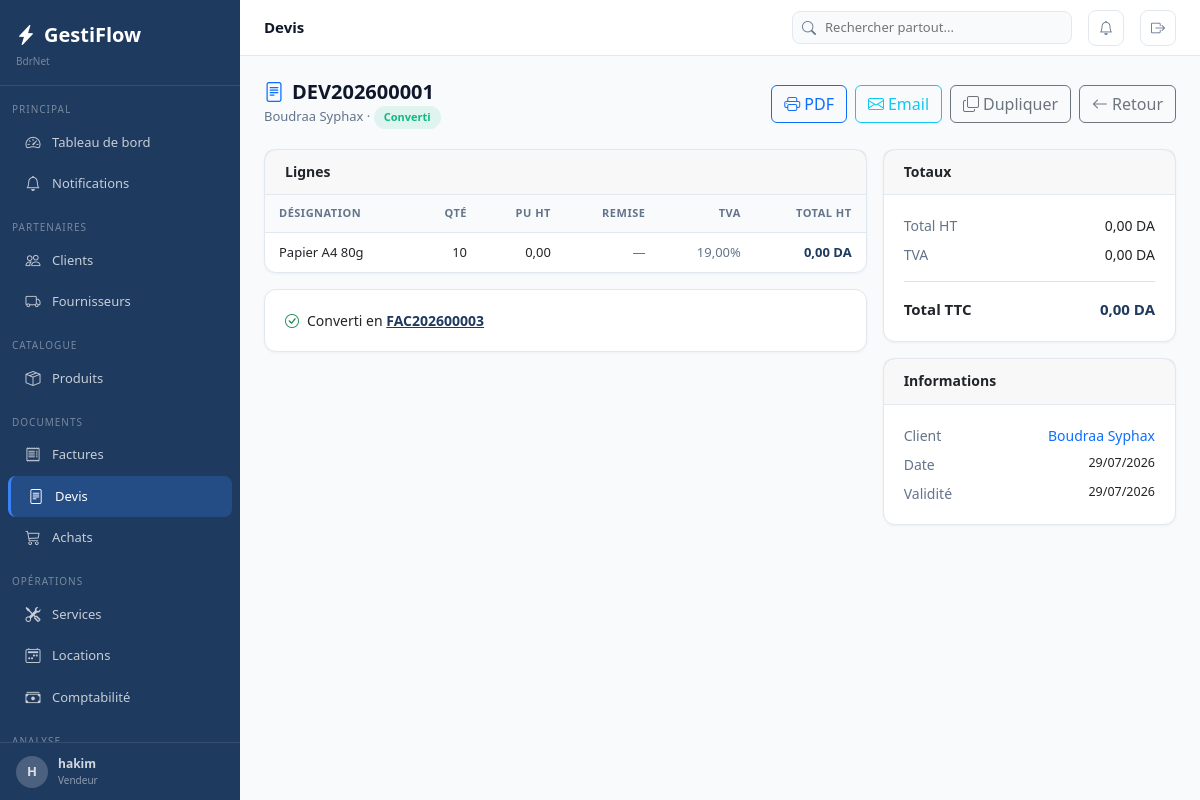
Page /devis/1/ (signed in) on the committed database.
### apps/core/models.py (models this page shows, shortened)
class Parametre(models.Model):
    cle         = models.CharField(max_length=100, unique=True)
    valeur      = models.TextField(blank=True)
    description = models.CharField(max_length=200, blank=True)
    class Meta:
        verbose_name        = "Parametre"
        verbose_name_plural = "Parametres"
    @classmethod
    def get(cls, cle, defaut=''):
        try:
            return cls.objects.get(cle=cle).valeur
        except cls.DoesNotExist:
            return defaut

### apps/authentication/models.py (models this page shows, shortened)
class Utilisateur(AbstractUser):
    class Role(models.TextChoices):
        ADMIN       = 'admin',       'Administrateur'
        MANAGER     = 'manager',     'Manager'
        VENDEUR     = 'vendeur',     'Vendeur'
        TECHNICIEN  = 'technicien',  'Technicien'
        COMPTABLE   = 'comptable',   'Comptable'
        CAISSIER    = 'caissier',    'Caissier'
    role            = models.CharField(max_length=20, choices=Role.choices, default=Role.VENDEUR)
    telephone       = models.CharField(max_length=20, blank=True)
    actif           = models.BooleanField(default=True)
    derniere_activite = models.DateTimeField(null=True, blank=True)
    photo           = models.ImageField(upload_to='utilisateurs/', null=True, blank=True)
    class Meta:
        verbose_name        = "Utilisateur"
        verbose_name_plural = "Utilisateurs"
    @property
    def est_admin(self):
        return self.role == self.Role.ADMIN or self.is_superuser

### apps/devis/models.py (models this page shows, shortened)
class Devis(TimestampedModel):
    class Statut(models.TextChoices):
        BROUILLON = 'brouillon', 'Brouillon'
        ENVOYE    = 'envoye',    'Envoye'
        ACCEPTE   = 'accepte',   'Accepte'
        REFUSE    = 'refuse',    'Refuse'
        EXPIRE    = 'expire',    'Expire'
        CONVERTI  = 'converti',  'Converti'
    numero         = models.CharField(max_length=20, unique=True, blank=True)
    client         = models.ForeignKey('clients.Client', on_delete=models.PROTECT, related_name='devis')
    commercial     = models.ForeignKey(settings.AUTH_USER_MODEL, on_delete=models.SET_NULL, null=True, blank=True)
    date_devis     = models.DateField(default=timezone.now)
    date_validite  = models.DateField(null=True, blank=True)
    statut         = models.CharField(max_length=20, choices=Statut.choices, default=Statut.BROUILLON)
    remise_globale = models.DecimalField(max_digits=5, decimal_places=2, default=0)
    total_ht       = models.DecimalField(max_digits=14, decimal_places=2, default=0)
    total_tva      = models.DecimalField(max_digits=14, decimal_places=2, default=0)
    total_ttc      = models.DecimalField(max_digits=14, decimal_places=2, default=0)
    notes          = models.TextField(blank=True)
    conditions     = models.TextField(blank=True)
    facture        = models.OneToOneField('ventes.Facture', on_delete=models.SET_NULL, null=True, blank=True, related_name='devis_origine')
    class Meta:
        verbose_name = "Devis"
        ordering     = ['-date_devis','-cree_le']

class LigneDevis(TimestampedModel):
    devis            = models.ForeignKey(Devis, on_delete=models.CASCADE, related_name='lignes')
    produit          = models.ForeignKey('produits.Produit', on_delete=models.SET_NULL, null=True, blank=True)
    designation      = models.CharField(max_length=300)
    description      = models.TextField(blank=True)
    quantite         = models.DecimalField(max_digits=12, decimal_places=2, default=1)
    prix_unitaire_ht = models.DecimalField(max_digits=12, decimal_places=2)
    remise           = models.DecimalField(max_digits=5,  decimal_places=2, default=0)
    tva              = models.DecimalField(max_digits=5,  decimal_places=2, default=19)
    total_ht         = models.DecimalField(max_digits=14, decimal_places=2, default=0)
    montant_tva      = models.DecimalField(max_digits=14, decimal_places=2, default=0)
    ordre            = models.PositiveIntegerField(default=0)
    class Meta: ordering = ['ordre','cree_le']

### apps/clients/models.py (models this page shows, shortened)
class Client(TimestampedModel, SoftDeleteModel, Adresse):
    class TypeClient(models.TextChoices):
        PARTICULIER    = 'particulier',    'Particulier'
        ENTREPRISE     = 'entreprise',     'Entreprise'
        ADMINISTRATION = 'administration', 'Administration'
    code             = models.CharField(max_length=20, unique=True, blank=True)
    nom              = models.CharField(max_length=200)
    type_client      = models.CharField(max_length=20, choices=TypeClient.choices, default=TypeClient.PARTICULIER)
    telephone        = models.CharField(max_length=20, blank=True)
    telephone2       = models.CharField(max_length=20, blank=True)
    email            = models.EmailField(blank=True)
    registre_commerce = models.CharField(max_length=50, blank=True)
    nif              = models.CharField(max_length=20, blank=True)
    nis              = models.CharField(max_length=20, blank=True)
    limite_credit    = models.DecimalField(max_digits=14, decimal_places=2, default=0)
    remise_defaut    = models.DecimalField(max_digits=5,  decimal_places=2, default=0)
    notes            = models.TextField(blank=True)
    actif            = models.BooleanField(default=True)
    class Meta:
        verbose_name        = "Client"
        verbose_name_plural = "Clients"
        ordering            = ['nom']

### apps/ventes/models.py (models this page shows, shortened)
class Facture(TimestampedModel):
    class Statut(models.TextChoices):
        BROUILLON  = 'brouillon',  'Brouillon'
        EN_ATTENTE = 'en_attente', 'En attente'
        PARTIELLE  = 'partielle',  'Partiellement payee'
        PAYEE      = 'payee',      'Payee'
        ANNULEE    = 'annulee',    'Annulee'
        AVOIR      = 'avoir',      'Avoir'
    numero         = models.CharField(max_length=20, unique=True, blank=True)
    client         = models.ForeignKey('clients.Client', on_delete=models.PROTECT, related_name='factures')
    vendeur        = models.ForeignKey(settings.AUTH_USER_MODEL, on_delete=models.SET_NULL, null=True, blank=True, related_name='factures_vendues')
    date_facture   = models.DateField(default=timezone.now)
    date_echeance  = models.DateField(null=True, blank=True)
    statut         = models.CharField(max_length=20, choices=Statut.choices, default=Statut.BROUILLON)
    remise_globale = models.DecimalField(max_digits=5, decimal_places=2, default=0)
    sous_total_ht  = models.DecimalField(max_digits=14, decimal_places=2, default=0)
    montant_remise = models.DecimalField(max_digits=14, decimal_places=2, default=0)
    total_ht       = models.DecimalField(max_digits=14, decimal_places=2, default=0)
    total_tva      = models.DecimalField(max_digits=14, decimal_places=2, default=0)
    total_ttc      = models.DecimalField(max_digits=14, decimal_places=2, default=0)
    montant_paye   = models.DecimalField(max_digits=14, decimal_places=2, default=0)
    notes          = models.TextField(blank=True)
    conditions     = models.TextField(blank=True)
    class Meta:
        verbose_name = "Facture"
        ordering     = ['-date_facture','-cree_le']

### apps/devis/views.py (the view)
# urls.py: path('<int:pk>/',            views.detail,      name='detail'),
@login_required
def detail(request, pk):
    devis = get_object_or_404(Devis, pk=pk)
    return render(request, 'devis/detail.html', {'devis': devis})

### templates/devis/detail.html (shortened to what this page needs)
{% extends 'base.html' %}
{% load humanize %}
{% block topbar_title %}Devis{% endblock %}
{% block content %}
<div class="page-header">
  <div>
    <h1 class="page-title"><i class="bi bi-file-text me-2 text-primary"></i>{{ devis.numero }}</h1>
    <p class="page-subtitle">{{ devis.client.nom }} &middot; <span class="badge-status badge-{{ devis.statut }}">{{ devis.get_statut_display }}</span></p>
  </div>
  <div class="d-flex gap-2 flex-wrap">
    <a href="{% url 'devis:imprimer' devis.pk %}" class="btn btn-outline-primary" target="_blank"><i class="bi bi-printer me-1"></i>PDF</a>
    <button type="button" id="btnEmailDevis" class="btn btn-outline-info"><i class="bi bi-envelope me-1"></i>Email</button>
    <a href="{% url 'devis:dupliquer' devis.pk %}" class="btn btn-outline-secondary"><i class="bi bi-copy me-1"></i>Dupliquer</a>
    <a href="javascript:history.back()" class="btn btn-outline-secondary"><i class="bi bi-arrow-left me-1"></i>Retour</a>
  </div>
</div>
<div class="row g-3">
  <div class="col-12 col-md-8">
    <div class="card">
      <div class="card-header"><h6 class="card-title">Lignes</h6></div>
      <div style="overflow-x:auto;"><table class="table-modern">
        <thead><tr><th>Désignation</th><th class="text-end">Qté</th><th class="text-end">PU HT</th><th class="text-end">Remise</th><th class="text-end">TVA</th><th class="text-end">Total HT</th></tr></thead>
        <tbody>{% for l in devis.lignes.all %}<tr>
          <td style="font-weight:500;">{{ l.designation }}{% if l.description %}<div style="font-size:11px;color:var(--text-secondary);">{{ l.description }}</div>{% endif %}</td>
          <td class="text-end">{{ l.quantite|floatformat:"-2" }}</td>
          <td class="text-end">{{ l.prix_unitaire_ht|floatformat:2|intcomma }}</td>
          <td class="text-end" style="color:var(--text-secondary);">{% if l.remise > 0 %}{{ l.remise }}%{% else %}&mdash;{% endif %}</td>
          <td class="text-end" style="color:var(--text-secondary);">{{ l.tva }}%</td>
          <td class="text-end" style="font-weight:700;color:var(--primary);">{{ l.total_ht|floatformat:2|intcomma }} DA</td>
        </tr>{% empty %}<tr><td colspan="6" class="text-center py-3" style="color:var(--text-secondary);">Aucune ligne</td></tr>{% endfor %}</tbody>
      </table></div>
    </div>
    {% if devis.facture %}<div class="card mt-3"><div class="card-body"><i class="bi bi-check-circle text-success me-2"></i>Converti en <a href="{% url 'ventes:detail' devis.facture.pk %}" style="font-weight:600;color:var(--primary);">{{ devis.facture.numero }}</a></div></div>{% endif %}
  </div>
  <div class="col-12 col-md-4">
    <div class="card mb-3"><div class="card-header"><h6 class="card-title">Totaux</h6></div><div class="card-body">
      <div class="d-flex justify-content-between mb-2"><span style="color:var(--text-secondary);">Total HT</span><span>{{ devis.total_ht|floatformat:2|intcomma }} DA</span></div>
      <div class="d-flex justify-content-between mb-3 pb-3 border-bottom"><span style="color:var(--text-secondary);">TVA</span><span>{{ devis.total_tva|floatformat:2|intcomma }} DA</span></div>
      <div class="d-flex justify-content-between"><strong style="font-size:15px;">Total TTC</strong><strong style="font-size:15px;color:var(--primary);">{{ devis.total_ttc|floatformat:2|intcomma }} DA</strong></div>
    </div></div>
    <div class="card"><div class="card-header"><h6 class="card-title">Informations</h6></div><div class="card-body">
      <div class="d-flex justify-content-between mb-2"><span style="color:var(--text-secondary);">Client</span><a href="{% url 'clients:detail' devis.client.pk %}" style="font-weight:500;text-decoration:none;">{{ devis.client.nom }}</a></div>
      <div class="d-flex justify-content-between mb-2"><span style="color:var(--text-secondary);">Date</span><span style="font-size:12.5px;">{{ devis.date_devis|date:"d/m/Y" }}</span></div>
      {% if devis.date_validite %}<div class="d-flex justify-content-between"><span style="color:var(--text-secondary);">Validité</span><span style="font-size:12.5px;">{{ devis.date_validite|date:"d/m/Y" }}</span></div>{% endif %}
    </div></div>
  </div>
</div>
{% url 'devis:envoyer_email' devis.pk as email_action_url %}
{% endblock %}

### templates/base.html (shortened to what this page needs)
<!DOCTYPE html>
<html lang="fr">
<head>
<link rel="stylesheet" href="https://cdn.jsdelivr.net/npm/bootstrap@5.3.3/dist/css/bootstrap.min.css">
<link rel="stylesheet" href="https://cdn.jsdelivr.net/npm/bootstrap-icons@1.11.3/font/bootstrap-icons.min.css">
</head>
<body>
{% if user.is_authenticated %}
<nav class="sidebar">
  <div class="sidebar-nav">
    <div class="sidebar-logo">
      <a class="sidebar-logo-text" href="{% url 'dashboard:index' %}"><i class="bi bi-lightning-charge-fill me-2"></i>GestiFlow</a>
      <div style="font-size:10px;color:rgba(255,255,255,.4);margin-top:4px;">{{ ENTREPRISE.NOM_ENTREPRISE }}</div>
    </div>
    <div class="sidebar-section">Principal</div>
    <a href="{% url 'dashboard:index' %}" class="sidebar-item {% if request.resolver_match.app_name == 'dashboard' %}active{% endif %}"><i class="bi bi-speedometer2"></i><span>Tableau de bord</span></a>
    <a href="{% url 'core:notifications' %}" class="sidebar-item"><i class="bi bi-bell" ></i><span>Notifications</span></a>
    <div class="sidebar-section">Partenaires</div>
    <a href="{% url 'clients:liste' %}" class="sidebar-item {% if request.resolver_match.app_name == 'clients' %}active{% endif %}"><i class="bi bi-people"></i><span>Clients</span></a>
    <a href="{% url 'fournisseurs:liste' %}" class="sidebar-item {% if request.resolver_match.app_name == 'fournisseurs' %}active{% endif %}"><i class="bi bi-truck"></i><span>Fournisseurs</span></a>
    <div class="sidebar-section">Catalogue</div>
    <a href="{% url 'produits:liste' %}" class="sidebar-item "><i class="bi bi-box-seam"></i><span>Produits</span></a>
    <div class="sidebar-section">Documents</div>
    <a href="{% url 'ventes:liste' %}" class="sidebar-item {% if request.resolver_match.app_name == 'ventes' %}active{% endif %}"><i class="bi bi-receipt"></i><span>Factures</span></a>
    <a href="{% url 'devis:liste' %}" class="sidebar-item {% if request.resolver_match.app_name == 'devis' %}active{% endif %}"><i class="bi bi-file-text"></i><span>Devis</span></a>
    <a href="{% url 'achats:liste' %}" class="sidebar-item {% if request.resolver_match.app_name == 'achats' %}active{% endif %}"><i class="bi bi-cart3"></i><span>Achats</span></a>
    <div class="sidebar-section">Opérations</div>
    <a href="{% url 'services:liste' %}" class="sidebar-item {% if request.resolver_match.app_name == 'services' %}active{% endif %}"><i class="bi bi-tools"></i><span>Services</span></a>
    <a href="{% url 'locations:liste' %}" class="sidebar-item {% if request.resolver_match.app_name == 'locations' %}active{% endif %}"><i class="bi bi-calendar2-week"></i><span>Locations</span></a>
    <a href="{% url 'comptabilite:historique' %}" class="sidebar-item {% if request.resolver_match.app_name == 'comptabilite' %}active{% endif %}"><i class="bi bi-cash-stack"></i><span>Comptabilité</span></a>
    <div class="sidebar-section">Analyse</div>
  </div>
  <div class="sidebar-footer">
    <a href="{% url 'auth:profil' %}" style="display:flex;align-items:center;gap:10px;text-decoration:none;color:rgba(255,255,255,.8);">
      <div style="width:32px;height:32px;border-radius:50%;background:rgba(255,255,255,.2);display:flex;align-items:center;justify-content:center;font-size:13px;font-weight:700;">{{ user.first_name.0|default:user.username.0|upper }}</div>
      <div><div style="font-size:12px;font-weight:600;">{{ user.get_full_name|default:user.username }}</div><div style="font-size:10px;color:rgba(255,255,255,.5);">{{ user.get_role_display }}</div></div>
    </a>
  </div>
</nav>
<div class="main-content">
<div class="topbar">
  <div class="topbar-title">{% block topbar_title %}{% endblock %}</div>
    <div class="topbar-search" style="position:relative;">
      <i class="bi bi-search"></i>
      <input type="text" id="globalSearch" placeholder="Rechercher partout..." autocomplete="off">
    </div>
    <a href="{% url 'core:notifications' %}" class="topbar-btn" title="Notifications">
      <i class="bi bi-bell{% if notifications_count %}-fill{% endif %}" {% if notifications_count %}style="color:#f59e0b"{% endif %}></i>
    </a>
    <a href="{% url 'auth:deconnexion' %}" class="topbar-btn" title="Déconnexion"><i class="bi bi-box-arrow-right"></i></a>
  </div>
  <div class="content-area">
    {% block content %}{% endblock %}
  </div>
</div>
{% endif %}
</body>
</html>

### rows in the picture
Parametre: NOM_ENTREPRISE "BdrNet"
Utilisateur: first_name.0 "H", get_full_name "hakim", role "Vendeur"
Devis: numero "DEV202600001", client.nom "Boudraa Syphax", statut "Converti", facture.numero "FAC202600003", total_ht "0,00", total_tva "0,00", total_ttc "0,00", date_devis "29/07/2026", date_validite "29/07/2026"
LigneDevis: designation "Papier A4 80g", quantite "10", prix_unitaire_ht "0,00", tva "19,00", total_ht "0,00"
